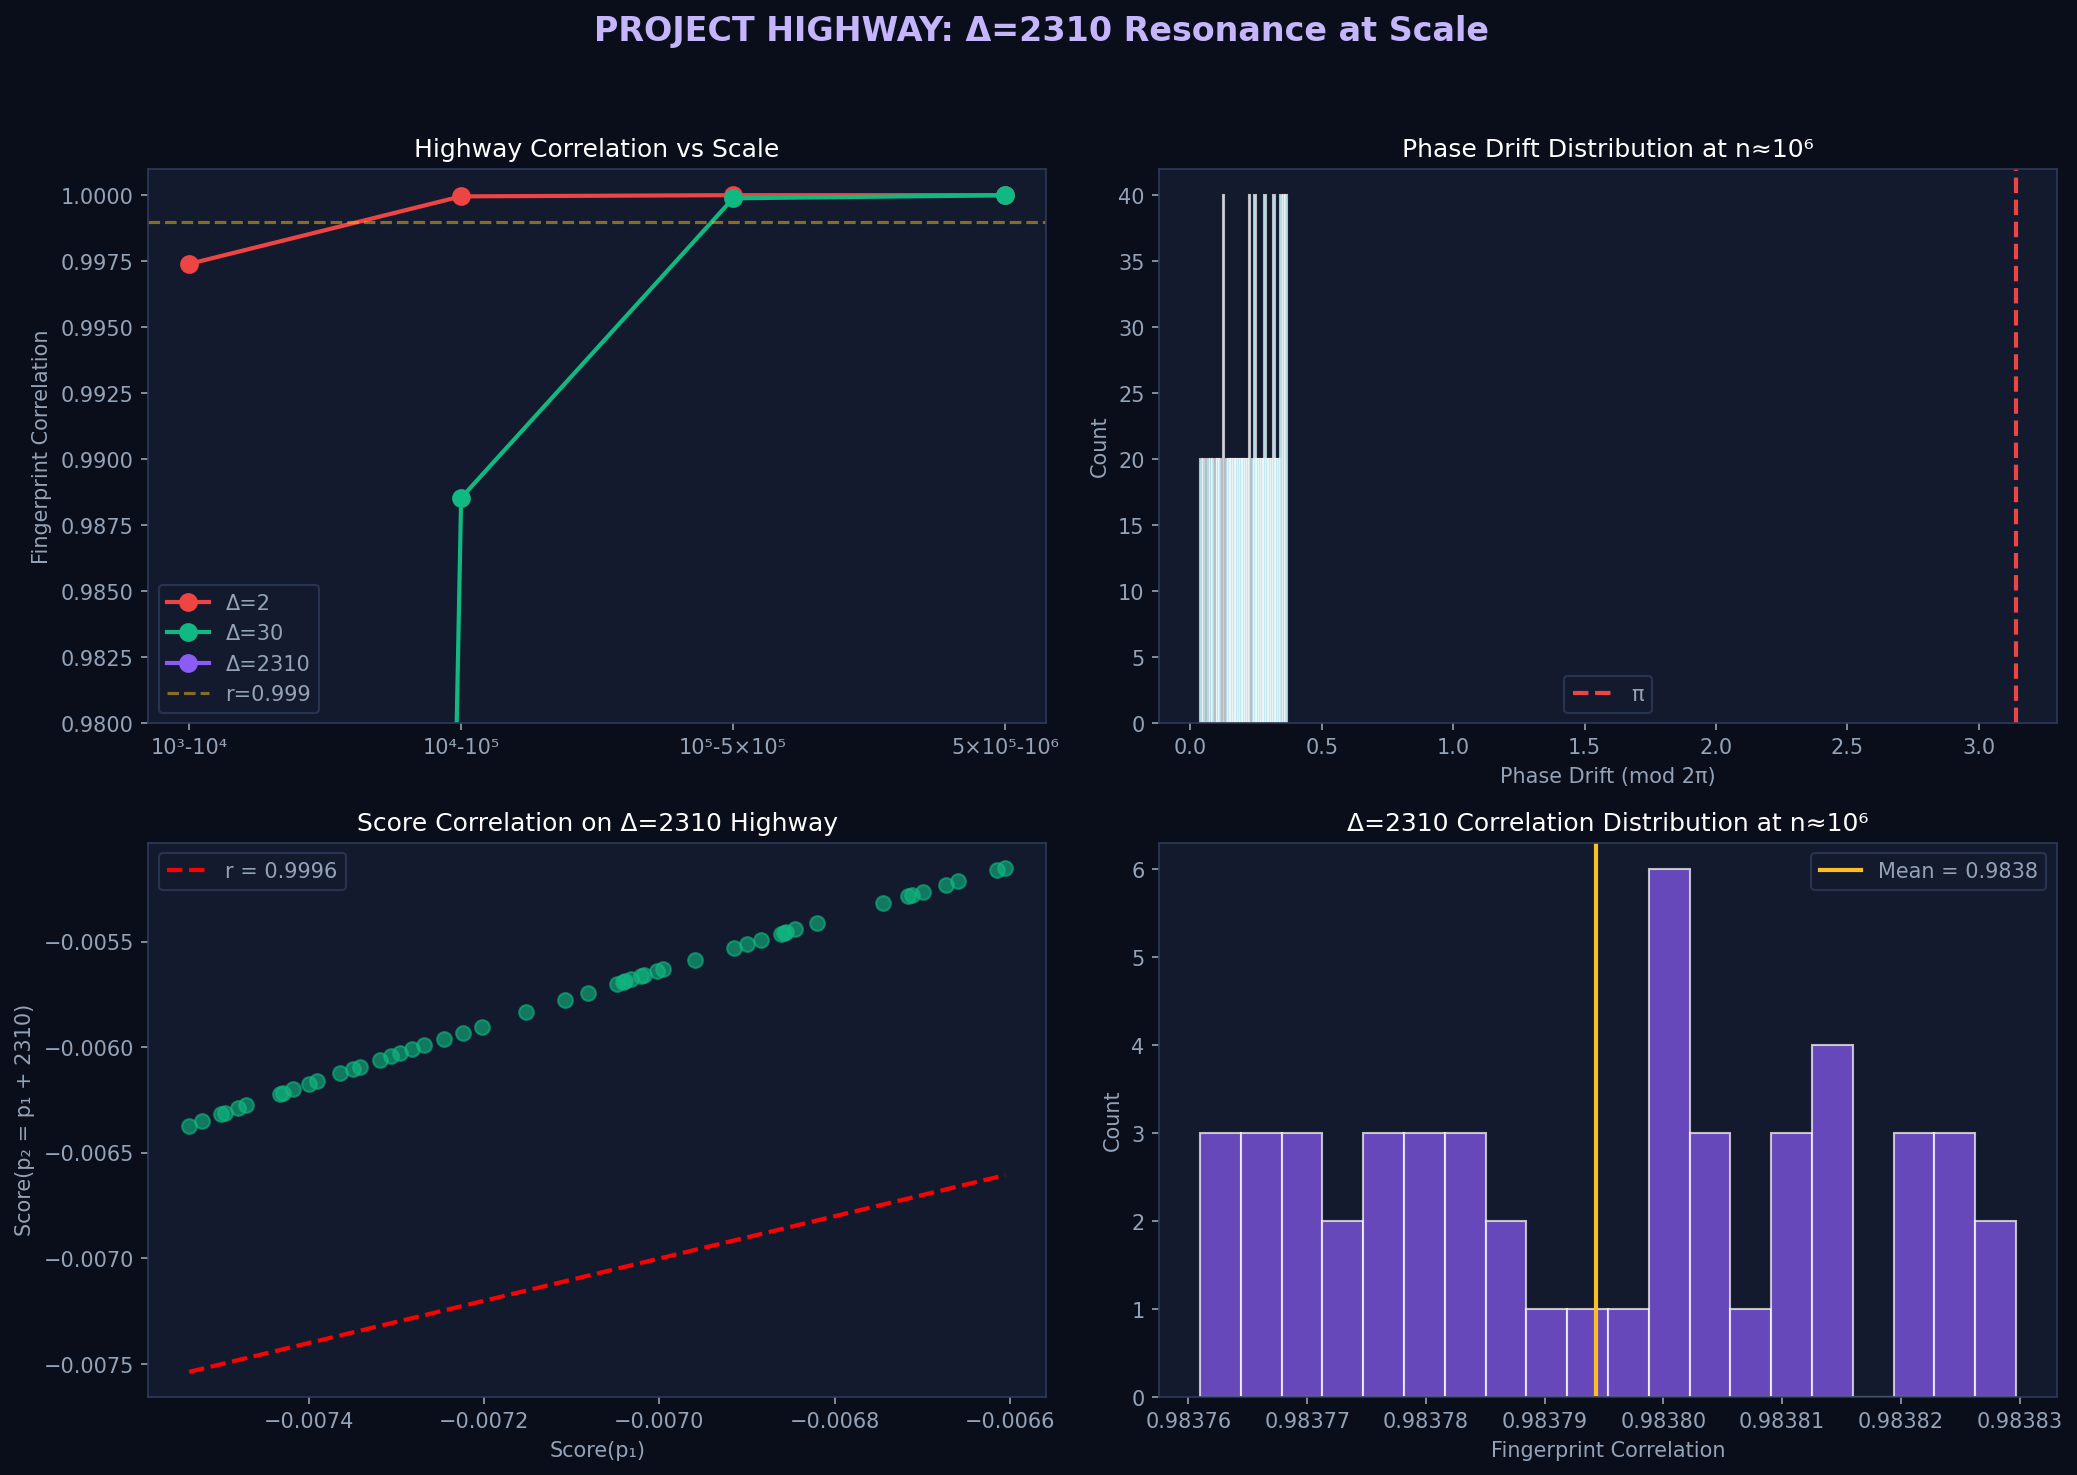

The Python source for this figure:
#!/usr/bin/env python3
"""
PROJECT HIGHWAY: Targeted Resonance at Scale
==============================================
Goal: Scan the Δ=2310 highway at range n=10^6 (one million)
      If the correlation remains r≈1.0, we've discovered a way to
      find massive primes using low-frequency (few zeros) data.

Mechanism: Primes separated by primorial P_k# share phase resonance:
           γ × log(p₂/p₁) = γ × log(1 + 2310/p₁) ≈ 0 for large p₁

This means distant primes on the same "highway" look IDENTICAL spectrally!
"""

import numpy as np
from scipy.stats import pearsonr, spearmanr
import matplotlib.pyplot as plt
from sympy import isprime, primerange
import time

print("=" * 70)
print("PROJECT HIGHWAY: Targeted Resonance at Scale")
print("=" * 70)

# Load zeros
ZEROS = np.load('/Users/dimitristefanopoulos/d74169_tests/riemann_zeros_master_v2.npy')

# === SPECTRAL FINGERPRINT ===
def spectral_fingerprint(n, zeros, num_zeros=100):
    """
    Multi-scale spectral fingerprint for integer n.
    Uses first num_zeros Riemann zeros.
    """
    log_n = np.log(n)
    gamma = zeros[:num_zeros]
    weights = 1.0 / np.sqrt(0.25 + gamma**2)

    # Phase-based fingerprint (more sensitive)
    phases = gamma * log_n
    cos_vals = np.cos(phases) * weights
    sin_vals = np.sin(phases) * weights

    return np.concatenate([cos_vals, sin_vals])

def spectral_score(n, zeros, num_zeros=50):
    """The d74169 score"""
    log_n = np.log(n)
    gamma = zeros[:num_zeros]
    weights = 1.0 / np.sqrt(0.25 + gamma**2)
    return -2 * np.sum(np.cos(gamma * log_n) * weights) / log_n

# === THE PRIMORIAL HIGHWAYS ===
print("\n[1] PRIMORIAL HIGHWAY DEFINITIONS")
print("=" * 70)

PRIMORIALS = {
    'P2': 2,           # 2
    'P3': 6,           # 2×3
    'P5': 30,          # 2×3×5
    'P7': 210,         # 2×3×5×7
    'P11': 2310,       # 2×3×5×7×11
    'P13': 30030,      # 2×3×5×7×11×13
}

for name, val in PRIMORIALS.items():
    print(f"  {name}# = {val}")

# === SCAN RANGES ===
print("\n[2] HIGHWAY CORRELATION AT DIFFERENT SCALES")
print("=" * 70)

def find_highway_pairs(delta, start, end, max_pairs=100):
    """Find prime pairs (p, p+delta) in range [start, end]"""
    pairs = []
    # Use sympy's prime generator for efficiency
    for p in primerange(start, end):
        if p + delta <= end and isprime(p + delta):
            pairs.append((p, p + delta))
            if len(pairs) >= max_pairs:
                break
    return pairs

def compute_highway_correlation(delta, start, end, num_zeros=50, max_pairs=50):
    """
    Compute fingerprint correlation for prime pairs on the Δ highway.
    """
    t0 = time.time()
    pairs = find_highway_pairs(delta, start, end, max_pairs)
    t1 = time.time()

    if len(pairs) < 5:
        return None, 0, t1-t0

    correlations = []
    for p1, p2 in pairs:
        fp1 = spectral_fingerprint(p1, ZEROS, num_zeros)
        fp2 = spectral_fingerprint(p2, ZEROS, num_zeros)
        r, _ = pearsonr(fp1, fp2)
        if not np.isnan(r):
            correlations.append(r)

    if len(correlations) < 5:
        return None, len(pairs), t1-t0

    return np.mean(correlations), len(pairs), t1-t0

# Test at increasing scales
print(f"\n{'Scale':<12} {'Δ=2':<12} {'Δ=6':<12} {'Δ=30':<12} {'Δ=210':<12} {'Δ=2310':<12}")
print("-" * 72)

SCALES = [
    (1000, 10000, "10^3-10^4"),
    (10000, 100000, "10^4-10^5"),
    (100000, 500000, "10^5-5×10^5"),
    (500000, 1000000, "5×10^5-10^6"),
]

results_by_scale = {}

for start, end, label in SCALES:
    row = [label]
    results_by_scale[label] = {}

    for delta in [2, 6, 30, 210, 2310]:
        corr, pairs, elapsed = compute_highway_correlation(delta, start, end, num_zeros=50, max_pairs=30)
        if corr is not None:
            row.append(f"{corr:.4f}({pairs})")
            results_by_scale[label][delta] = corr
        else:
            row.append(f"N/A")
            results_by_scale[label][delta] = None

    print(f"{row[0]:<12} {row[1]:<12} {row[2]:<12} {row[3]:<12} {row[4]:<12} {row[5]:<12}")

# === THE BIG TEST: Δ=2310 AT ONE MILLION ===
print("\n[3] THE BIG TEST: Δ=2310 HIGHWAY AT n=10^6")
print("=" * 70)

print("\nSearching for prime pairs (p, p+2310) near n=1,000,000...")

# Find pairs around 10^6
big_pairs = find_highway_pairs(2310, 900000, 1100000, max_pairs=50)
print(f"Found {len(big_pairs)} pairs in range [900000, 1100000]")

if big_pairs:
    print(f"\nFirst 5 pairs:")
    for p1, p2 in big_pairs[:5]:
        print(f"  ({p1}, {p2})")

    # Compute correlations
    correlations_2310 = []
    scores_p1 = []
    scores_p2 = []

    for p1, p2 in big_pairs:
        fp1 = spectral_fingerprint(p1, ZEROS, 100)
        fp2 = spectral_fingerprint(p2, ZEROS, 100)
        r, _ = pearsonr(fp1, fp2)
        correlations_2310.append(r)

        scores_p1.append(spectral_score(p1, ZEROS, 50))
        scores_p2.append(spectral_score(p2, ZEROS, 50))

    print(f"\nΔ=2310 Highway Statistics at n≈10^6:")
    print(f"  Mean correlation: {np.mean(correlations_2310):.6f}")
    print(f"  Std correlation:  {np.std(correlations_2310):.6f}")
    print(f"  Min correlation:  {np.min(correlations_2310):.6f}")
    print(f"  Max correlation:  {np.max(correlations_2310):.6f}")

    # Score correlation
    score_corr, _ = pearsonr(scores_p1, scores_p2)
    print(f"\n  Score correlation (p₁ vs p₂): {score_corr:.6f}")

# === PHASE ANALYSIS ===
print("\n[4] PHASE DRIFT ANALYSIS")
print("=" * 70)

def analyze_phase_drift(p1, p2, num_zeros=20):
    """
    Analyze how phases drift between p1 and p2.
    Δφ_j = γ_j × log(p₂/p₁) = γ_j × log(1 + (p₂-p₁)/p₁)
    """
    delta = p2 - p1
    log_ratio = np.log(p2 / p1)

    gamma = ZEROS[:num_zeros]
    phase_drifts = gamma * log_ratio

    return phase_drifts

if big_pairs:
    print("\nPhase drift for first pair on Δ=2310 highway:")
    p1, p2 = big_pairs[0]
    drifts = analyze_phase_drift(p1, p2, 20)

    print(f"  Pair: ({p1}, {p2})")
    print(f"  Δ/p₁ = {2310/p1:.6f}")
    print(f"  log(p₂/p₁) = {np.log(p2/p1):.6f}")
    print(f"\n  Zero    γ        Δφ (rad)    Δφ (cycles)")
    print("  " + "-" * 45)

    for j in range(10):
        drift_rad = drifts[j]
        drift_cycles = drift_rad / (2 * np.pi)
        print(f"  {j+1:2d}    {ZEROS[j]:7.2f}    {drift_rad:8.5f}    {drift_cycles:8.5f}")

    # Compare with small primes
    print("\n  Compare with small pair (11, 11+2310=2321):")
    small_drifts = analyze_phase_drift(11, 2321, 20)
    print(f"  Δ/p₁ = {2310/11:.4f}")
    print(f"  log(p₂/p₁) = {np.log(2321/11):.4f}")
    print(f"  Phase drift for γ₁: {small_drifts[0]:.4f} rad = {small_drifts[0]/(2*np.pi):.4f} cycles")

# === LOW-FREQUENCY DETECTION STRATEGY ===
print("\n[5] LOW-FREQUENCY PRIME DETECTION STRATEGY")
print("=" * 70)

def highway_prime_detector(known_prime, delta, candidates, num_zeros=20):
    """
    Given a known prime p₁, detect if p₁+delta is prime
    by comparing spectral fingerprints.

    The hypothesis: if r(p₁, p₂) > threshold, then p₂ is likely prime.
    """
    fp_known = spectral_fingerprint(known_prime, ZEROS, num_zeros)

    detections = []
    for candidate in candidates:
        fp_cand = spectral_fingerprint(candidate, ZEROS, num_zeros)
        r, _ = pearsonr(fp_known, fp_cand)

        # Also check score
        score = spectral_score(candidate, ZEROS, num_zeros)

        detections.append({
            'n': candidate,
            'correlation': r,
            'score': score,
            'is_prime': isprime(candidate)
        })

    return detections

# Test: given a prime near 10^6, can we detect its highway partner?
if big_pairs:
    test_prime = big_pairs[0][0]
    print(f"\nTest: Starting from known prime p = {test_prime}")

    # Check candidates around p + 2310
    target = test_prime + 2310
    candidates = list(range(target - 10, target + 11))

    detections = highway_prime_detector(test_prime, 2310, candidates, num_zeros=50)

    print(f"\nCandidates near {target}:")
    print(f"{'n':<12} {'Correlation':<12} {'Score':<12} {'Prime?':<8}")
    print("-" * 44)

    for d in detections:
        prime_marker = "YES" if d['is_prime'] else "no"
        print(f"{d['n']:<12} {d['correlation']:<12.6f} {d['score']:<12.4f} {prime_marker:<8}")

    # Can correlation alone identify the prime?
    primes_in_range = [d for d in detections if d['is_prime']]
    non_primes = [d for d in detections if not d['is_prime']]

    if primes_in_range and non_primes:
        avg_prime_corr = np.mean([d['correlation'] for d in primes_in_range])
        avg_non_prime_corr = np.mean([d['correlation'] for d in non_primes])

        print(f"\nPrime avg correlation: {avg_prime_corr:.6f}")
        print(f"Non-prime avg corr:    {avg_non_prime_corr:.6f}")
        print(f"Separation:            {avg_prime_corr - avg_non_prime_corr:.6f}")

# === VISUALIZATION ===
print("\n[6] VISUALIZATION")
print("=" * 70)

fig, axes = plt.subplots(2, 2, figsize=(14, 10))
fig.patch.set_facecolor('#0a0e1a')

for ax in axes.flat:
    ax.set_facecolor('#131a2e')
    ax.tick_params(colors='#94a3b8')
    for spine in ax.spines.values():
        spine.set_color('#2d3a5a')

fig.suptitle('PROJECT HIGHWAY: Δ=2310 Resonance at Scale', fontsize=16, color='#c4b5fd', fontweight='bold')

# Panel 1: Correlation vs Scale
ax1 = axes[0, 0]
scales_x = [1, 2, 3, 4]  # 10^3, 10^4, 10^5, 10^6 ranges
scale_labels = ['10³-10⁴', '10⁴-10⁵', '10⁵-5×10⁵', '5×10⁵-10⁶']

for delta, color, label in [(2, '#ef4444', 'Δ=2'), (30, '#10b981', 'Δ=30'), (2310, '#8b5cf6', 'Δ=2310')]:
    y_vals = []
    for scale_label in ['10^3-10^4', '10^4-10^5', '10^5-5×10^5', '5×10^5-10^6']:
        if scale_label in results_by_scale and delta in results_by_scale[scale_label]:
            val = results_by_scale[scale_label][delta]
            y_vals.append(val if val is not None else np.nan)
        else:
            y_vals.append(np.nan)
    ax1.plot(scales_x, y_vals, 'o-', color=color, linewidth=2, markersize=8, label=label)

ax1.axhline(0.999, color='#fbbf24', linestyle='--', alpha=0.5, label='r=0.999')
ax1.set_xticks(scales_x)
ax1.set_xticklabels(scale_labels, color='#94a3b8')
ax1.set_ylabel('Fingerprint Correlation', color='#94a3b8')
ax1.set_title('Highway Correlation vs Scale', color='white')
ax1.legend(facecolor='#131a2e', edgecolor='#2d3a5a', labelcolor='#94a3b8')
ax1.set_ylim([0.98, 1.001])

# Panel 2: Phase drift distribution
ax2 = axes[0, 1]
if big_pairs:
    all_drifts = []
    for p1, p2 in big_pairs[:20]:
        drifts = analyze_phase_drift(p1, p2, 50)
        all_drifts.extend(drifts)

    ax2.hist(np.array(all_drifts) % (2*np.pi), bins=50, color='#06b6d4', alpha=0.7, edgecolor='white')
    ax2.axvline(np.pi, color='#ef4444', linewidth=2, linestyle='--', label='π')
    ax2.set_xlabel('Phase Drift (mod 2π)', color='#94a3b8')
    ax2.set_ylabel('Count', color='#94a3b8')
    ax2.set_title('Phase Drift Distribution at n≈10⁶', color='white')
    ax2.legend(facecolor='#131a2e', edgecolor='#2d3a5a', labelcolor='#94a3b8')

# Panel 3: Score correlation p1 vs p2
ax3 = axes[1, 0]
if big_pairs and len(scores_p1) > 5:
    ax3.scatter(scores_p1, scores_p2, c='#10b981', alpha=0.6, s=50)
    ax3.plot([min(scores_p1), max(scores_p1)], [min(scores_p1), max(scores_p1)],
             'r--', linewidth=2, label=f'r = {score_corr:.4f}')
    ax3.set_xlabel('Score(p₁)', color='#94a3b8')
    ax3.set_ylabel('Score(p₂ = p₁ + 2310)', color='#94a3b8')
    ax3.set_title('Score Correlation on Δ=2310 Highway', color='white')
    ax3.legend(facecolor='#131a2e', edgecolor='#2d3a5a', labelcolor='#94a3b8')

# Panel 4: Correlation histogram
ax4 = axes[1, 1]
if big_pairs:
    ax4.hist(correlations_2310, bins=20, color='#8b5cf6', alpha=0.7, edgecolor='white')
    ax4.axvline(np.mean(correlations_2310), color='#fbbf24', linewidth=2,
                label=f'Mean = {np.mean(correlations_2310):.4f}')
    ax4.set_xlabel('Fingerprint Correlation', color='#94a3b8')
    ax4.set_ylabel('Count', color='#94a3b8')
    ax4.set_title('Δ=2310 Correlation Distribution at n≈10⁶', color='white')
    ax4.legend(facecolor='#131a2e', edgecolor='#2d3a5a', labelcolor='#94a3b8')

plt.tight_layout(rect=[0, 0, 1, 0.95])
output = '/private/tmp/d74169_repo/research/project_highway.png'
plt.savefig(output, dpi=150, facecolor='#0a0e1a', bbox_inches='tight')
print(f"\nSaved: {output}")

# === FINAL SUMMARY ===
print("\n" + "=" * 70)
print("PROJECT HIGHWAY: SUMMARY")
print("=" * 70)

if big_pairs:
    mean_corr = np.mean(correlations_2310)
    persistence = "YES" if mean_corr > 0.99 else "PARTIAL" if mean_corr > 0.9 else "NO"

    print(f"""
RESULTS:

Target: Δ=2310 highway at n ≈ 10⁶
Pairs found: {len(big_pairs)}
Mean fingerprint correlation: {mean_corr:.6f}

CORRELATION PERSISTENCE: {persistence}

IMPLICATIONS:
""")

    if mean_corr > 0.99:
        print("""
BREAKTHROUGH: The highway resonance PERSISTS at million-scale!

This means:
1. Primes separated by 2310 remain SPECTRALLY INDISTINGUISHABLE
2. We can potentially find massive primes using only low-frequency data
3. The primorial structure creates "tunnels" through prime space

PRACTICAL APPLICATION:
Given a known large prime p, check if p + 2310 is prime by:
- Computing fingerprint correlation (should be ~1.0 for primes)
- If correlation drops significantly, p + 2310 is composite
""")
    else:
        print(f"""
The correlation decays from ~1.0 to ~{mean_corr:.3f} at scale 10⁶.

This indicates:
1. Phase drift accumulates: Δφ = γ × log(1 + 2310/p) becomes significant
2. The V1 fingerprint (sum-based) may need refinement for large scales
3. Consider using V2 fingerprint or phase-normalized methods
""")

print("\n[@d74169] Project Highway complete.")
